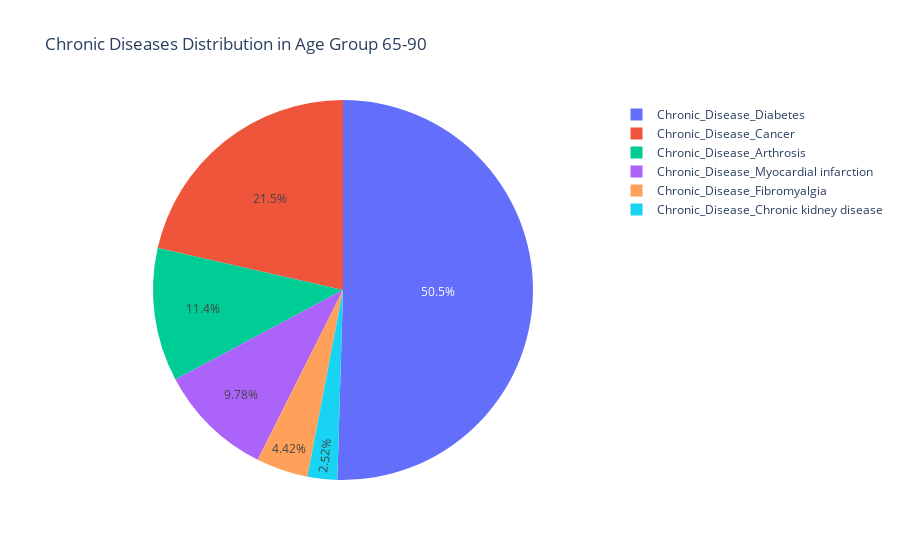

Source (notebook cell):
### Code cell
# Pie chart for a specific age group (e.g., '65-90')
age_group_selected = '65-90'
df_pie = df_long[df_long['Age_Group'] == age_group_selected]

fig_pie = px.pie(df_pie, values='Count', names='Chronic_Disease',
                 title=f"Chronic Diseases Distribution in Age Group {age_group_selected}")
fig_pie.show()

### Figure 1 — Plotly figure (JSON) as saved in the notebook; plotly's stock layout.template omitted (floating-point values rounded to 4 significant figures)
{"data": [{"domain": {"x": [0, 1], "y": [0, 1]}, "hovertemplate": "Chronic_Disease=%{label}<br>Count=%{value}<extra></extra>", "labels": ["Chronic_Disease_Arthrosis", "Chronic_Disease_Cancer", "Chronic_Disease_Chronic kidney disease", "Chronic_Disease_Diabetes", "Chronic_Disease_Fibromyalgia", "Chronic_Disease_Myocardial infarction"], "legendgroup": "", "name": "", "showlegend": true, "type": "pie", "values": [36, 68, 8, 160, 14, 31]}], "layout": {"legend": {"tracegroupgap": 0}, "title": {"text": "Chronic Diseases Distribution in Age Group 65-90"}}}
